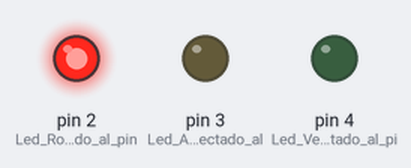
The sketch below on a simulated Arduino Uno, built with avr-gcc and run on an emulated ATmega328P. On the bench: output pins drawn as LEDs (lit = HIGH).

Above: at 1.5 s.
At 5.5 s:
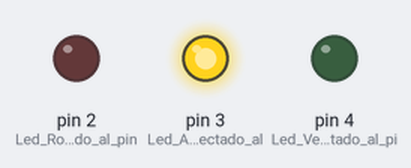
At 9.5 s:
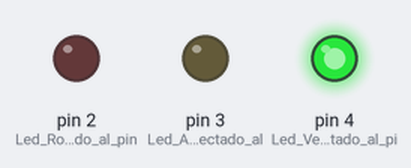
At 13.5 s:
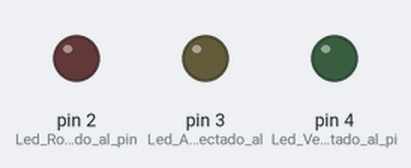
Timing chart, 0 to 20.8 s (numbered marks = the images above):
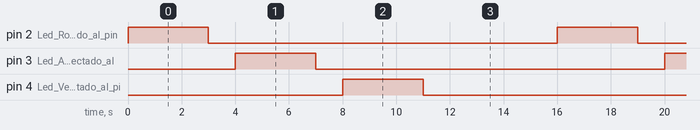

The sketch:

Semaforo.ino
```cpp
void setup()
{
  pinMode(2, OUTPUT); // Led Rojo conectado al pin 2
  pinMode(3, OUTPUT); // Led Amarillo conectado al pin 3
  pinMode(4, OUTPUT); // Led Verde conectado al pin 4
}

void loop()
{
  digitalWrite(2, HIGH); // Se enciende led Rojo
  delay(3000); // Durante 3000 milisegundos el led queda encendido
  digitalWrite(2, LOW); // Se apaga led Rojo
  delay(1000); // Wait for 1000 millisecond(s)
  digitalWrite(3, HIGH); // Se enciende led Amarillo
  delay(3000); // Durante 3000 milisegundos el led queda encendido
  digitalWrite(3, LOW); // Se apaga led Amarillo
  delay(1000); // Wait for 1000 millisecond(s)
  digitalWrite(4, HIGH); // Se enciende led Verde
  delay(3000); // Durante 3000 milisegundos el led queda encendido
  digitalWrite(4, LOW); // Se apaga led Verde
  delay(5000); // Esperar 5000 milisegundos para que se vuelva a encender el led Rojo
}
```

Measured:
- by itself, pin 2 (Led_Rojo_conectado_al_pin), pin 3 (Led_Amarillo_conectado_al), pin 4 (Led_Verde_conectado_al_pi): alternates HIGH for 3.0 s and LOW for 13.0 s
- by itself, everything shown: repeats every 16.0 s, in 6 steps
